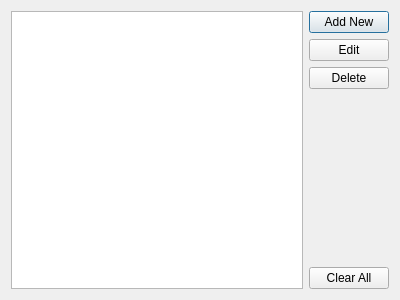
<?xml version="1.0" encoding="UTF-8"?>
<ui version="4.0">
 <class>ListDialog</class>
 <widget class="QDialog" name="ListDialog">
  <property name="geometry">
   <rect>
    <x>0</x>
    <y>0</y>
    <width>400</width>
    <height>300</height>
   </rect>
  </property>
  <property name="windowTitle">
   <string>Phone Book</string>
  </property>
  <layout class="QGridLayout" name="gridLayout">
   <item row="0" column="0">
    <widget class="QListWidget" name="list">
     <property name="frameShape">
      <enum>QFrame::StyledPanel</enum>
     </property>
     <property name="frameShadow">
      <enum>QFrame::Sunken</enum>
     </property>
    </widget>
   </item>
   <item row="0" column="1">
    <layout class="QVBoxLayout" name="verticalLayout">
     <item>
      <widget class="QPushButton" name="addButton">
       <property name="text">
        <string>Add New</string>
       </property>
      </widget>
     </item>
     <item>
      <widget class="QPushButton" name="editButton">
       <property name="text">
        <string>Edit</string>
       </property>
      </widget>
     </item>
     <item>
      <widget class="QPushButton" name="deleteButton">
       <property name="text">
        <string>Delete</string>
       </property>
      </widget>
     </item>
     <item>
      <spacer name="verticalSpacer">
       <property name="orientation">
        <enum>Qt::Vertical</enum>
       </property>
       <property name="sizeHint" stdset="0">
        <size>
         <width>20</width>
         <height>40</height>
        </size>
       </property>
      </spacer>
     </item>
     <item>
      <widget class="QPushButton" name="clearButton">
       <property name="text">
        <string>Clear All</string>
       </property>
      </widget>
     </item>
    </layout>
   </item>
  </layout>
 </widget>
 <tabstops>
  <tabstop>list</tabstop>
  <tabstop>addButton</tabstop>
  <tabstop>editButton</tabstop>
  <tabstop>deleteButton</tabstop>
  <tabstop>clearButton</tabstop>
 </tabstops>
 <resources/>
 <connections>
  <connection>
   <sender>clearButton</sender>
   <signal>clicked()</signal>
   <receiver>list</receiver>
   <slot>clear()</slot>
   <hints>
    <hint type="sourcelabel">
     <x>358</x>
     <y>281</y>
    </hint>
    <hint type="destinationlabel">
     <x>169</x>
     <y>200</y>
    </hint>
   </hints>
  </connection>
 </connections>
</ui>
